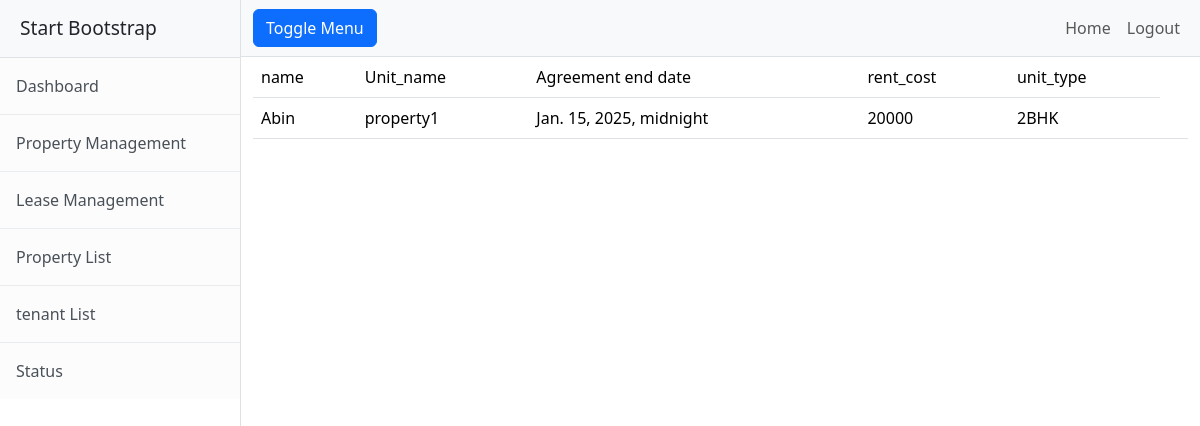
The page /lease/ (signed in) on the database its author committed.
### realestate/models.py (models this page shows, shortened)
class Lease(models.Model):
    tenant = models.ForeignKey(Tenant, on_delete=models.CASCADE,related_name="tenant")
    unit = models.ForeignKey(Unit, on_delete=models.CASCADE)
    agreement_end_date = models.DateTimeField()
    created_at=models.DateTimeField(auto_now_add=True)
    updated_at=models.DateTimeField(auto_now=True)
    is_active=models.BooleanField(default=True)

class Tenant(models.Model):
    name = models.CharField(max_length=255)
    address = models.CharField(max_length=200)
    document_proofs =models.ImageField(upload_to="images")
    created_at=models.DateTimeField(auto_now_add=True)
    updated_at=models.DateTimeField(auto_now=True)
    is_active=models.BooleanField(default=True)
    def __str__(self) -> str:
        return self.name

class Unit(models.Model):
    property = models.ForeignKey(Property, on_delete=models.CASCADE)
    rent_cost = models.PositiveIntegerField()
    options = [
        ('1BHK', '1BHK'),
        ('2BHK', '2BHK'),
        ('3BHK', '3BHK'),
        ('4BHK', '4BHK'),
    ]
    type = models.CharField(max_length=4, choices=options)
    created_at=models.DateTimeField(auto_now_add=True)
    updated_at=models.DateTimeField(auto_now=True)
    is_active=models.BooleanField(default=True)
    def __str__(self) -> str:
        return self.property.name

class Property(models.Model):
    name = models.CharField(max_length=255)
    address = models.CharField(max_length=200)
    location = models.CharField(max_length=255)
    features = models.CharField(max_length=200)
    created_at=models.DateTimeField(auto_now_add=True)
    updated_at=models.DateTimeField(auto_now=True)
    is_active=models.BooleanField(default=True)

### realestate/views.py (the view)
# urls.py: path("lease/",views.LeaseView.as_view(),name="lease-all"),
@method_decorator(decs,name="dispatch")
class LeaseView(ListView):
    model=Lease
    template_name="lease.html"
    context_object_name="lease"

### realestate/views.py (called while the page is built)
def signin_required(fn):
    def wrapper(request,*args,**kwargs):
        if not request.user.is_authenticated:
            messages.error(request,"invalid session!!!")
            return redirect("signin")
        else:
            return fn(request,*args,**kwargs)
    return wrapper

def is_admin(fn):
    def wrapper(request,*args,**Kwargs):
        if request.user.is_superuser:
           return fn(request,*args,**Kwargs)
    return wrapper

### realestate/templates/lease.html
{%extends 'base.html'%}
{%block body_block %}
<body>
    <table class="table table-stripped">
        <tr>
            <td>name</td>
            <td>Unit_name</td>
            <td>Agreement end date</td>
            <td>rent_cost</td>
             <td>unit_type</td>
        </tr>
        {% for l in lease%}
        <tr>
            <td>{{l.tenant}}</td>
            <td>{{l.unit}}</td>
            <td>{{l.agreement_end_date}}</td>
            <td>{{l.unit.rent_cost}}</td>
            <td>{{l.unit.type}}</td>
            <td>
            </td>
        </tr>
        {%endfor%}
    </table>
    {%endblock%}

### rows shown on the page
Lease: tenant "Abin", unit "property1", agreement_end_date "Jan. 15, 2025, midnight", unit.rent_cost "20000", unit.type "2BHK"
